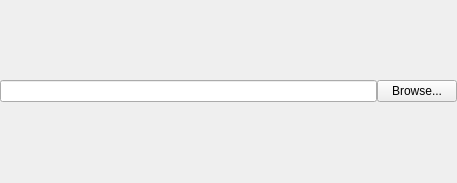
<?xml version="1.0" encoding="UTF-8"?>
<ui version="4.0">
 <class>FileChooser</class>
 <widget class="QWidget" name="FileChooser">
  <property name="geometry">
   <rect>
    <x>0</x>
    <y>0</y>
    <width>457</width>
    <height>183</height>
   </rect>
  </property>
  <property name="windowTitle">
   <string>File Chooser</string>
  </property>
  <layout class="QHBoxLayout" name="horizontalLayout">
   <property name="spacing">
    <number>0</number>
   </property>
   <property name="margin">
    <number>0</number>
   </property>
   <item>
    <widget class="QLineEdit" name="pathLine">
     <property name="enabled">
      <bool>true</bool>
     </property>
    </widget>
   </item>
   <item>
    <widget class="QPushButton" name="browseButton">
     <property name="text">
      <string>Browse...</string>
     </property>
    </widget>
   </item>
  </layout>
 </widget>
 <resources/>
 <connections/>
</ui>
